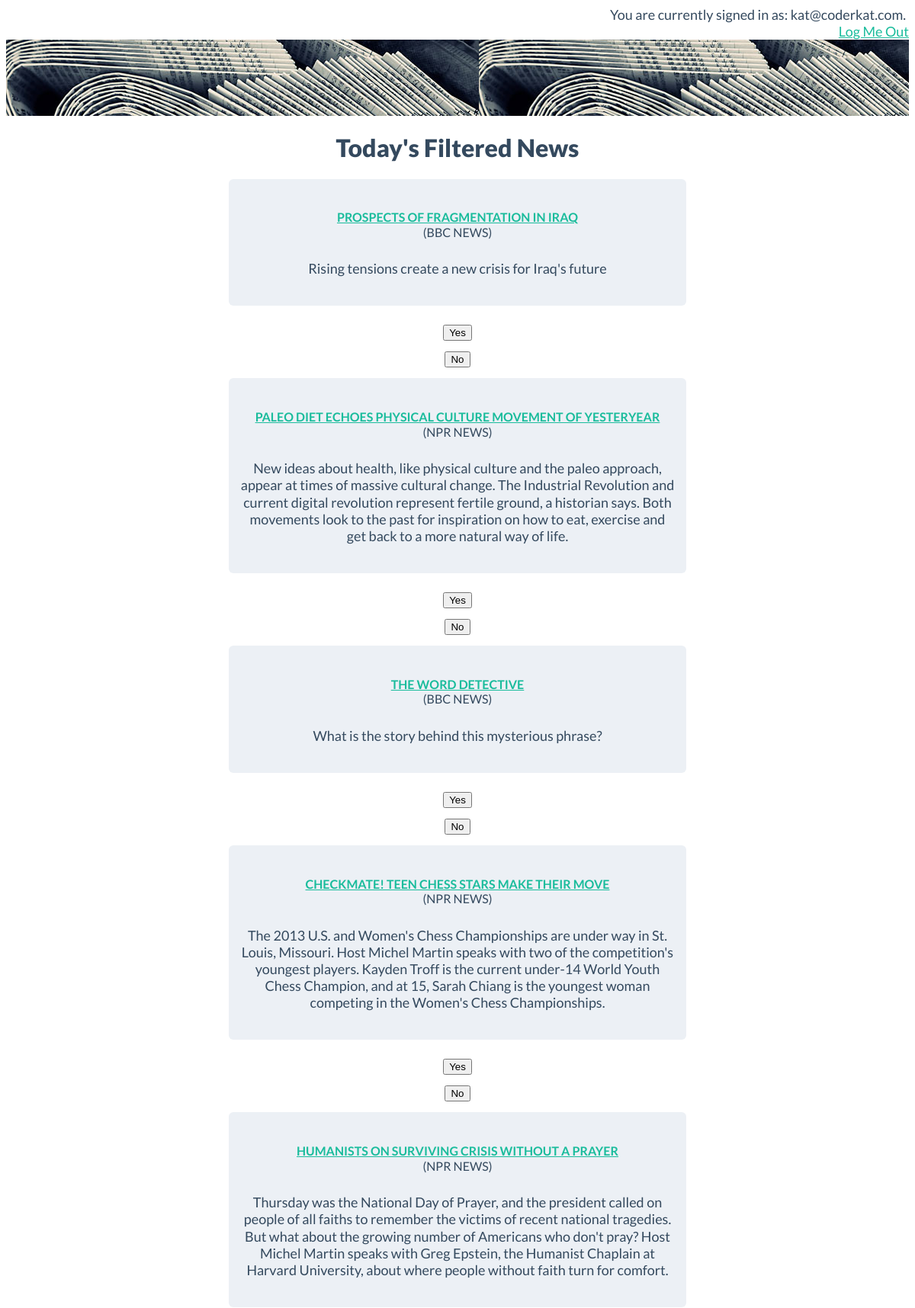
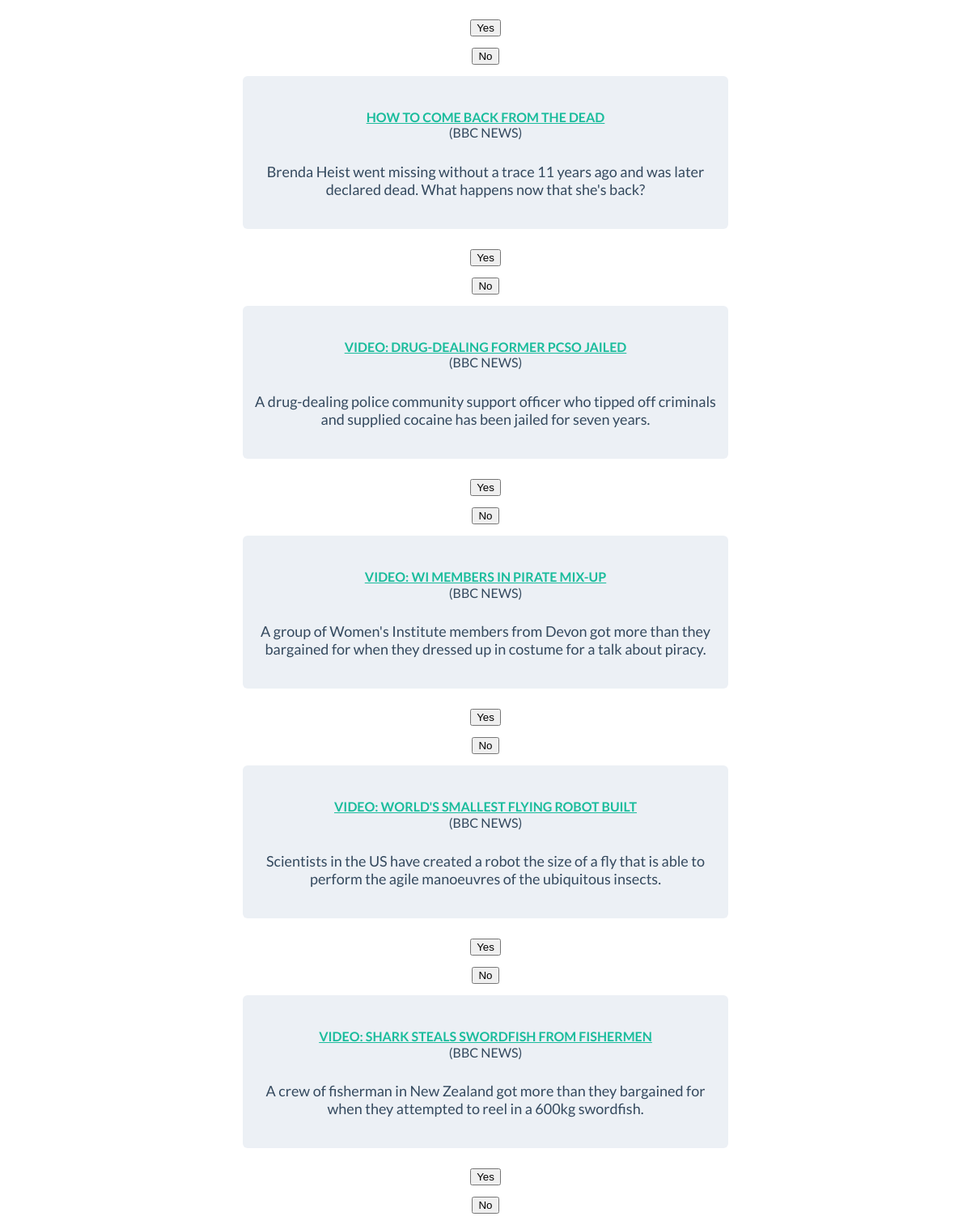
The app's page /news (signed in) with its own data (2 pictures, top to bottom).
### model.py (models this page shows)
class Stories(Base):
    __tablename__ = "stories"  # store instances of this class in tbl 'stories'
    id = Column(Integer, primary_key=True)
    title = Column(String(128))
    abstract = Column(String(256))
    url = Column(String(128))
    source = Column(String(128))

### views.py (the view)
@app.route("/news")
def news():
    queued = db_session.query(Queue).filter_by(user_id=session['user_id']).all()
    if len(queued) < 5:
        FisherClassifier.perform(session['user_id'])
    queue_list = model.session.query(model.Queue).all()
    story_list = []
    for i in queue_list:
        story_list.append(model.session.query(model.Stories).filter_by(id=i.story_id).first())
    return render_template("news.html", story_list=story_list)

### views.py (called while the page is built)
@app.teardown_request
def shutdown_session(exception = None):
    db_session.remove()

@app.before_request
def load_user_id():
    g.user_id = session.get('user_id')

### templates/news.html (shortened to what this page needs)
{% extends "base.html" %}
{% block content %}
<div class="heroHeader"></div>
<div class="centre">
	<h1> Today's Filtered News </h1>
  {% for story in story_list %}
<div class="tile">
<div class="demo-row">
      <h5><strong><a href="{{ story.url }}"target="_blank"> {{ story.title }}</a></strong> <br /> ({{ story.source }})</h5>
      </div>
    <div class="demo-row">
	  <h4>{{ story.abstract }}</h4>
	</div>
</div>
	    <div class="row">
    <div class="span2">
	  <form action="{{ url_for('like') }}" method="post">
		  <button  class="btn-large" type="submit" value="Submit">Yes</button></form>
		</div>
	<div class="span2">
		<form action="{{ url_for('dislike') }}" method="post">
			<button  class="btn-large" type="submit" value="Submit">No</button></form>
		</div>
    </div>
{% endfor %}
</div>
{% endblock %}

### static/Flat-UI-master/css/flat-ui.css (style rules this page uses)
body { color: #34495e; font: 14px/1.231 "Lato", sans-serif; }
a { color: #1abc9c; text-decoration: underline; -webkit-transition: 0.25s; -moz-transition: 0.25s; -o-transition: 0.25s; transition: 0.25s; -webkit-backface-visibility: hidden; }
h1 { font-size: 32px; font-weight: 900; }
h4 { font-size: 18px; font-weight: 500; margin-top: 4px; }
h5 { font-size: 16px; font-weight: 500; text-transform: uppercase; }
.demo-row { margin-bottom: 20px; }
.tile { background-color: #ecf0f5; border-radius: 6px; padding: 14px; position: relative; text-align: center; margin-bottom: 25px; }
.centre { width: 600px; display: block; margin-left: auto; margin-right: auto; text-align: center; }
.heroHeader { width: 100%; height: 100px; background-image: url("../../img/newspaper_stack.jpg"); }

### records on screen
Stories: title "PROSPECTS OF FRAGMENTATION IN IRAQ", source "BBC NEWS", abstract "Rising tensions create a new crisis for Iraq's future"
Stories: title "PALEO DIET ECHOES PHYSICAL CULTURE MOVEMENT OF YESTERYEAR", source "NPR NEWS", abstract "New ideas about health, like physical culture and the paleo approach, appear at times of massive cultural change. The Industrial Revolution and current digital revolution represent fertile ground, a historian says. Both movements look to the past for inspiration on how to eat, exercise and get back to a more natural way of life."
Stories: title "THE WORD DETECTIVE", source "BBC NEWS", abstract "What is the story behind this mysterious phrase?"
Stories: title "CHECKMATE! TEEN CHESS STARS MAKE THEIR MOVE", source "NPR NEWS", abstract "The 2013 U.S. and Women's Chess Championships are under way in St. Louis, Missouri. Host Michel Martin speaks with two of the competition's youngest players. Kayden Troff is the current under-14 World Youth Chess Champion, and at 15, Sarah Chiang is the youngest woman competing in the Women's Chess Championships."
Stories: title "HUMANISTS ON SURVIVING CRISIS WITHOUT A PRAYER", source "NPR NEWS", abstract "Thursday was the National Day of Prayer, and the president called on people of all faiths to remember the victims of recent national tragedies. But what about the growing number of Americans who don't pray? Host Michel Martin speaks with Greg Epstein, the Humanist Chaplain at Harvard University, about where people without faith turn for comfort."
Stories: title "HOW TO COME BACK FROM THE DEAD", source "BBC NEWS", abstract "Brenda Heist went missing without a trace 11 years ago and was later declared dead. What happens now that she's back?"
Stories: title "VIDEO: DRUG-DEALING FORMER PCSO JAILED", source "BBC NEWS", abstract "A drug-dealing police community support officer who tipped off criminals and supplied cocaine has been jailed for seven years."
Stories: title "VIDEO: WI MEMBERS IN PIRATE MIX-UP", source "BBC NEWS", abstract "A group of Women's Institute members from Devon got more than they bargained for when they dressed up in costume for a talk about piracy."
Stories: title "VIDEO: WORLD'S SMALLEST FLYING ROBOT BUILT", source "BBC NEWS", abstract "Scientists in the US have created a robot the size of a fly that is able to perform the agile manoeuvres of the ubiquitous insects."
Stories: title "VIDEO: SHARK STEALS SWORDFISH FROM FISHERMEN", source "BBC NEWS", abstract "A crew of fisherman in New Zealand got more than they bargained for when they attempted to reel in a 600kg swordfish."

### other values on screen
{{ session['email'] }} "kat@coderkat.com"
